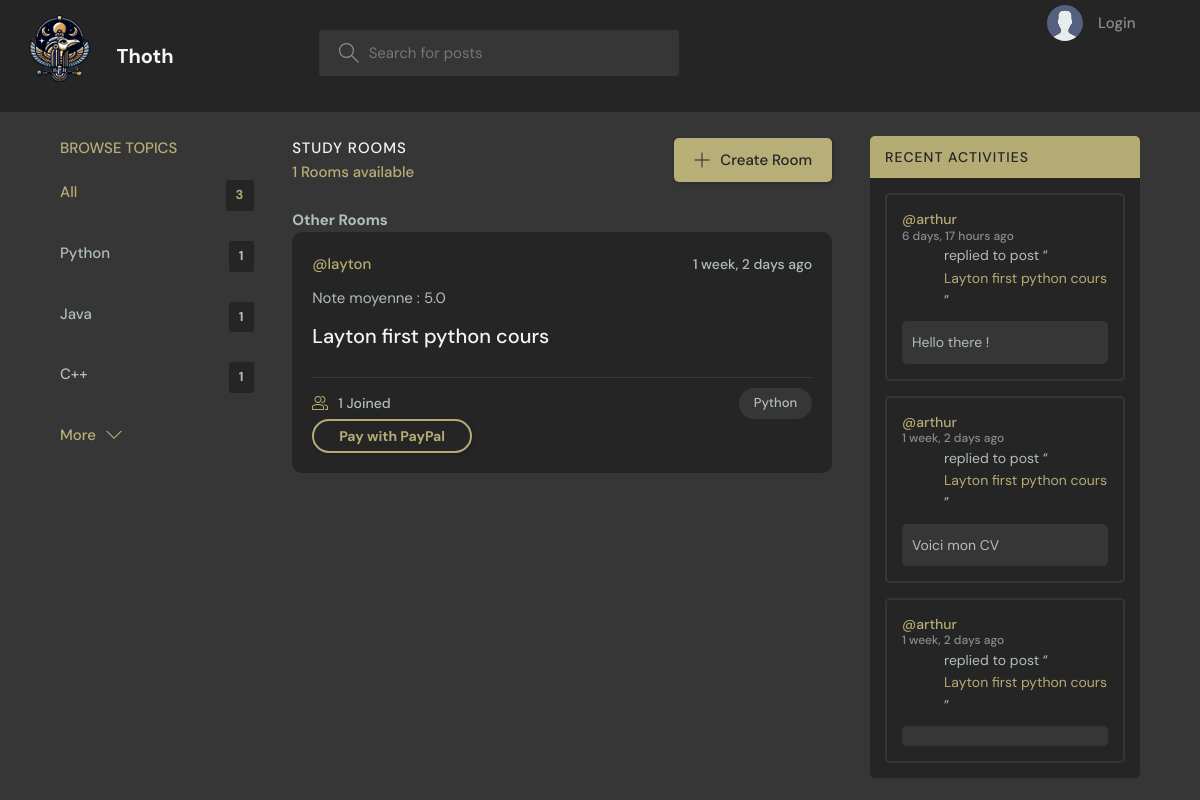
Page /?q=Python on the committed database.
### base/models.py (models this page shows, shortened)
class Topic(models.Model):
    name = models.CharField(max_length=200)

class Room(models.Model):
    host = models.ForeignKey(User, on_delete=models.SET_NULL, null=True)
    topic = models.ForeignKey(Topic, on_delete=models.SET_NULL, null=True)
    name = models.CharField(max_length=200)
    description = models.TextField(null=True, blank=True)
    participants = models.ManyToManyField(
        User, related_name='participants', blank=True)
    updated = models.DateTimeField(auto_now=True)
    created = models.DateTimeField(auto_now_add=True)
    rating = models.FloatField(default=0.0)
    paye = models.BooleanField(default=False)
    price = models.DecimalField(max_digits=10, decimal_places=2, default=0.00)  # Ajout du champ price
    payees = models.ManyToManyField(User, related_name='paid_rooms')
    file = models.FileField(upload_to='room_files/', blank=True, null=True)
    class Meta:
        ordering = ['-updated', '-created']
    def __str__(self):
        return self.name

class User(AbstractUser):
    name = models.CharField(max_length=200, null=True)
    email = models.EmailField(unique=True, null=True)
    bio = models.TextField(null=True)
    avatar = models.ImageField(null=True, default="avatar.svg")
    ROLE_CHOICES = (
        ('eleve', 'Élève'),
        ('professeur', 'Professeur'),
    )
    role = models.CharField(max_length=20, choices=ROLE_CHOICES, default='eleve')
    USERNAME_FIELD = 'email'
    REQUIRED_FIELDS = ['username']

class Message(models.Model):
    user = models.ForeignKey(User, on_delete=models.CASCADE)
    room = models.ForeignKey(Room, on_delete=models.CASCADE)
    body = models.TextField()
    file = models.FileField(upload_to='message_files/', null=True, blank=True)  # Chemin où les fichiers seront stockés
    updated = models.DateTimeField(auto_now=True)
    created = models.DateTimeField(auto_now_add=True)
    class Meta:
        ordering = ['-updated', '-created']

### base/views.py (the view)
# urls.py: path('', views.home, name="home"),
def home(request):
    q = request.GET.get('q') if request.GET.get('q') is not None else ''
    rooms = Room.objects.filter(
        Q(topic__name__icontains=q) |
        Q(name__icontains=q) |
        Q(description__icontains=q)
    ).annotate(average_rating=Avg('ratings__rating'))
    paid_rooms = Room.objects.none()
    unpaid_rooms = rooms.order_by('-created')
    if request.user.is_authenticated:
        paid_rooms = rooms.filter(payees=request.user).order_by('-created')
        unpaid_rooms = rooms.exclude(payees=request.user).order_by('-created')
    topics = Topic.objects.all()[0:5]
    room_count = rooms.count()
    room_messages = Message.objects.filter(
        Q(room__topic__name__icontains=q)
    )[0:3]
    context = {
        'paid_rooms': paid_rooms,
        'unpaid_rooms': unpaid_rooms,
        'topics': topics,
        'room_count': room_count,
        'room_messages': room_messages
    }
    return render(request, 'base/home.html', context)

### base/templates/base/home.html (shortened to what this page needs)
{% extends 'main.html' %}
{% block content %}
  <main class="layout layout--3">
    <div class="container">
      {% include 'base/topics_component.html' %}
      <div class="roomList">
        <div class="roomList__header">
          <div>
            <h2>Study Rooms</h2>
            <p>{{ room_count }} Rooms available</p>
          </div>
          <a class="btn btn--main" href="{% url 'create-room' %}">
            <svg version="1.1" xmlns="http://www.w3.org/2000/svg" width="32" height="32" viewBox="0 0 32 32">
              <title>add</title>
              <path d="M16.943 0.943h-1.885v14.115h-14.115v1.885h14.115v14.115h1.885v-14.115h14.115v-1.885h-14.115v-14.115z"></path>
            </svg>Create Room
          </a>
        </div>
        {% include 'base/feed_component.html' %}
      </div>
      {% include 'base/activity_component.html' %}
    </div>
  </main>
{% endblock %}

### base/templates/base/topics_component.html
<div class="topics">
  <div class="topics__header">
    <h2>Browse Topics</h2>
  </div>
  <ul class="topics__list">
    <li>
      <a href="{% url 'home' %}" class="active">All <span>{{ topics.count }}</span></a>
    </li>
    {% for topic in topics %}
      <li>
        <a href="{% url 'home' %}?q={{ topic.name }}">{{ topic.name }}<span>{{ topic.room_set.all.count }}</span></a>
      </li>
    {% endfor %}
  </ul>
  <a class="btn btn--link" href="{% url 'topics' %}">
    More<svg version="1.1" xmlns="http://www.w3.org/2000/svg" width="32" height="32" viewBox="0 0 32 32">
      <title>chevron-down</title>
      <path d="M16 21l-13-13h-3l16 16 16-16h-3l-13 13z"></path>
    </svg>
  </a>
</div>

### base/templates/base/feed_component.html (shortened to what this page needs)
{% if unpaid_rooms %}
<h2>Other Rooms</h2>
{% for room in unpaid_rooms %}
<div class="roomListRoom">
  <div class="roomListRoom__header">
    <a href="{% url 'user-profile' room.host.id %}" class="roomListRoom__author"><span>@{{ room.host.username }}</span></a>
    <div class="roomListRoom__actions">
      <span>{{ room.created|timesince }} ago</span>
    </div>
  </div>
  <div class="roomListRoom__content">
    <p>Note moyenne : {{ room.average_rating|default:'Pas encore notée' }}</p>
  </div>
  <div class="roomListRoom__content">
    <a href="{% url 'room' room.id %}">{{ room.name }}</a>
    <br>
  </div>
  <div class="roomListRoom__meta">
    <a href="{% url 'room' room.id %}" class="roomListRoom__joined">
      {{ room.participants.all.count }} Joined
    </a>
    <p class="roomListRoom__topic">{{ room.topic.name }}</p>
  </div>
  {% if request.user not in room.payees.all %}
  <form action="{% url 'process_payment' %}" method="post">
    <button type="submit" class="btn btn--main btn--pill">Pay with PayPal</button>
  </form>
  {% else %}
  <a href="{% url 'room' room.id %}" class="btn btn--main btn--pill">Enter Room</a>
  {% endif %}
</div>
{% endfor %}
{% endif %}

### base/templates/base/activity_component.html (shortened to what this page needs)
<div class="activities">
  <div class="activities__header">
    <h2>Recent Activities</h2>
  </div>
  {% for message in room_messages %}
    <div class="activities__box">
      <div class="activities__boxHeader roomListRoom__header">
        <a href="{% url 'user-profile' message.user.id %}" class="roomListRoom__author">
          <p>
            @{{ message.user.username }}
            <span>{{ message.created|timesince }} ago</span>
          </p>
        </a>
      </div>
      <div class="activities__boxContent">
        <p>
          replied to post “<a href="{% url 'room' message.room.id %}">{{ message.room }}</a>”
        </p>
        <div class="activities__boxRoomContent">{{ message.body }}</div>
      </div>
    </div>
  {% endfor %}
</div>

### rows in the picture
Topic: name "Python", room_set.all.count "1"
Topic: name "Java", room_set.all.count "1"
Topic: name "C++", room_set.all.count "1"
Room: host.username "layton", created "1 week, 2 days", average_rating "5.0", name "Layton first python cours", participants.all.count "1", topic.name "Python"
Message: user.username "arthur", created "6 days, 17 hours", room "Layton first python cours", body "Hello there !"
Message: user.username "arthur", created "1 week, 2 days", room "Layton first python cours", body "Voici mon CV"
Message: user.username "arthur", created "1 week, 2 days", room "Layton first python cours"

### other values in the picture
{{ topics.count }} "3"
{{ room_count }} "1"
